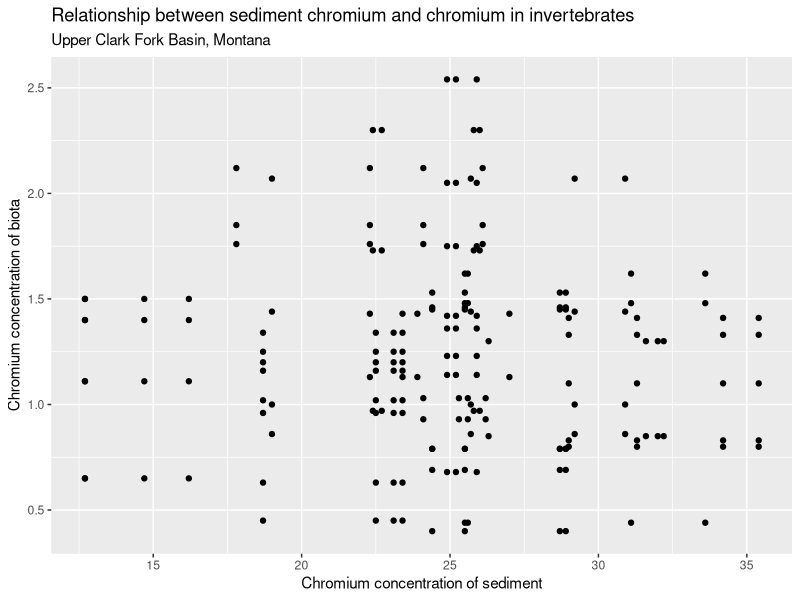
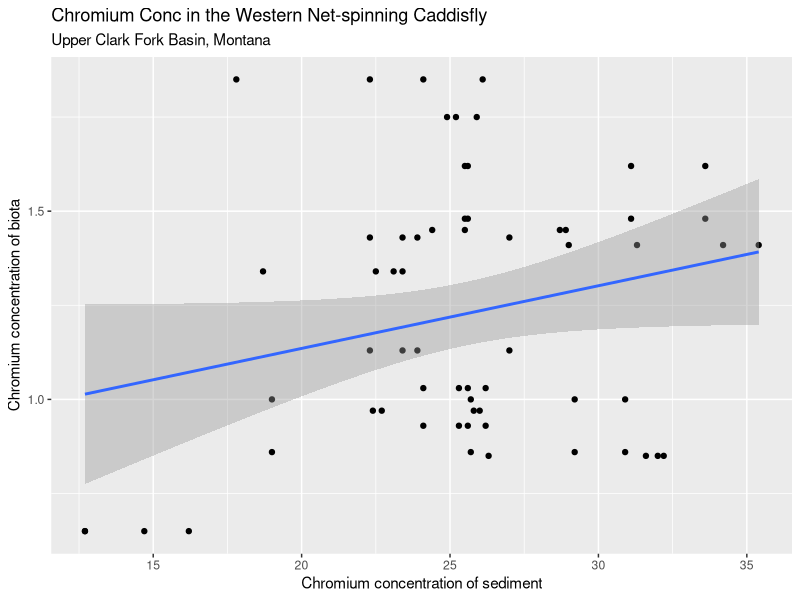
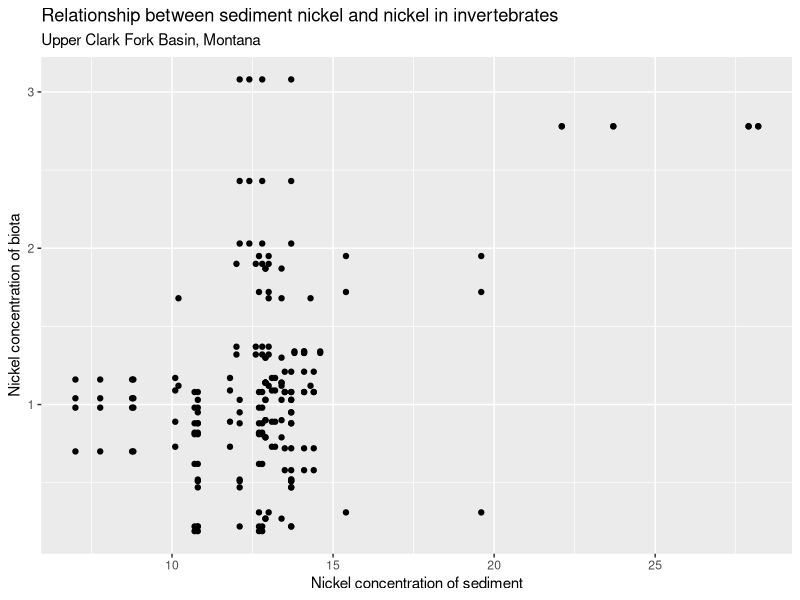
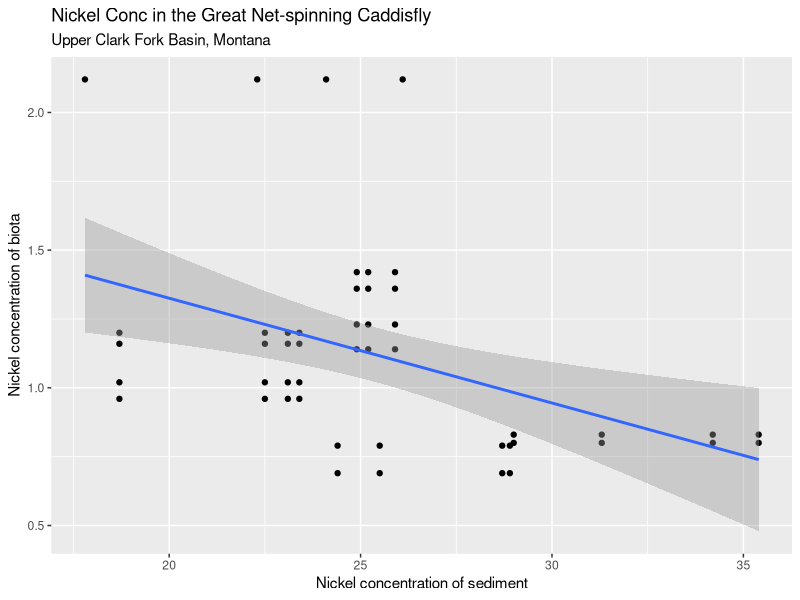

These charts were generated, in order, by the following R code:
## ---- chunk 1
library(here)
library(tidyverse)
## ---- chunk 2
# Loading in data
biota <- read_csv(here("data/biota.csv"))
sediment <- read_csv(here("data/sediment.csv"))
waterquality <- read_csv(here("data/waterquality.csv"))
## ---- chunk 3
# Joining biota and sediment data
plot1 <- inner_join(biota, sediment, by = "Station_ID",
                    relationship = "many-to-many")
## ---- chunk 4
# Exploratory plot
ggplot(data = plot1, aes(x = Chromium.y, y = Chromium.x)) +
  geom_point() +
  labs(title = "Relationship between sediment chromium and chromium in invertebrates",
       subtitle = "Upper Clark Fork Basin, Montana",
       x = "Chromium concentration of sediment",
       y = "Chromium concentration of biota")
## ---- chunk 5
# Picking a random taxa to explore
unique(plot1$Taxa)

hydro_occ <- plot1 %>% 
  filter(Taxa == "Hydropsyche occidentalis")
## ---- chunk 6
# Hydropsyche occidentalis plot
ggplot(data = hydro_occ, aes(x = Chromium.y, y = Chromium.x)) +
  geom_point() +
  labs(title = "Chromium Conc in the Western Net-spinning Caddisfly",
       subtitle = "Upper Clark Fork Basin, Montana",
       x = "Chromium concentration of sediment",
       y = "Chromium concentration of biota") +
  geom_smooth(method = "lm")
## ---- chunk 7
# Exploratory plot
ggplot(data = plot1, aes(x = Nickel.y, y = Nickel.x)) +
  geom_point() +
  labs(title = "Relationship between sediment nickel and nickel in invertebrates",
       subtitle = "Upper Clark Fork Basin, Montana",
       x = "Nickel concentration of sediment",
       y = "Nickel concentration of biota")
## ---- chunk 8
# Selecting one species
acrto <- plot1 %>% 
  filter(Taxa == "Arctopsyche grandis")

ggplot(data = acrto, aes(x = Chromium.y, y = Chromium.x)) +
  geom_point() +
  labs(title = "Nickel Conc in the Great Net-spinning Caddisfly",
       subtitle = "Upper Clark Fork Basin, Montana",
       x = "Nickel concentration of sediment",
       y = "Nickel concentration of biota") +
  geom_smooth(method = "lm")
